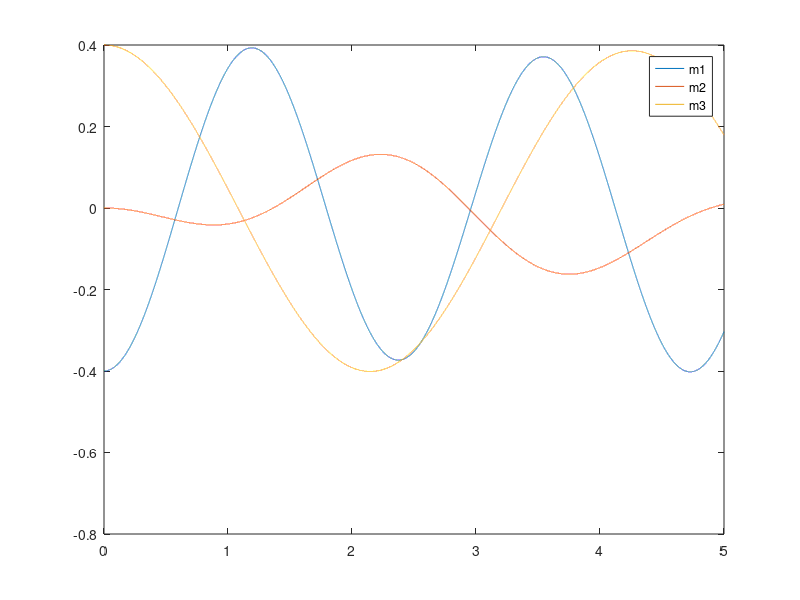
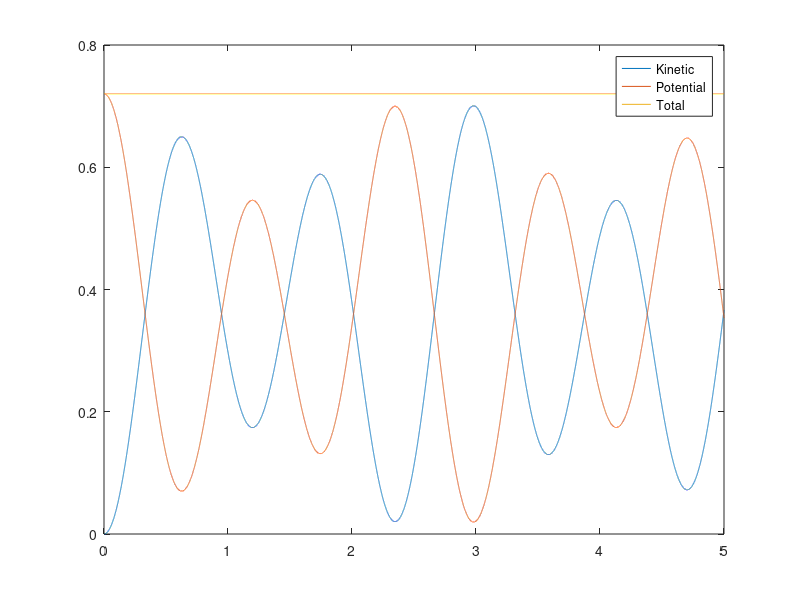
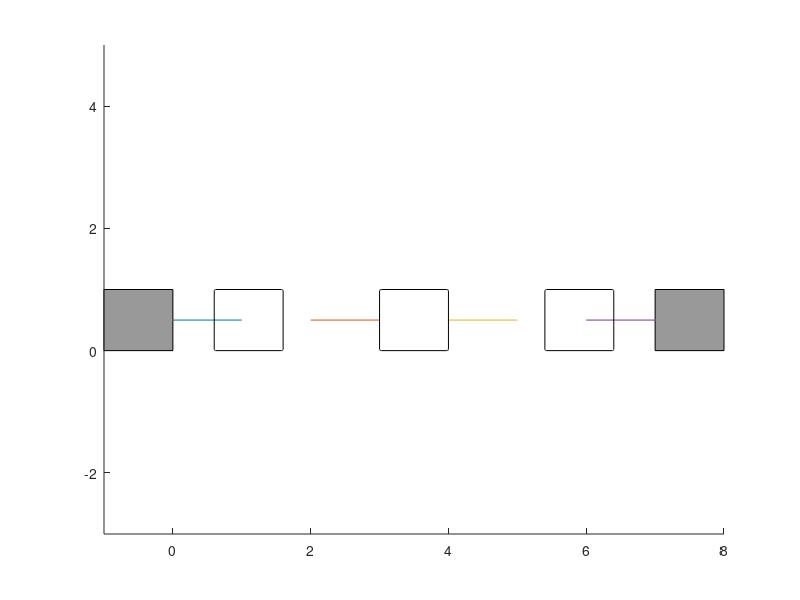

These charts were generated, in order, by the following MATLAB code: (Note: this script raises an error after producing the figures.)
% Project 2, Three Mass System
% Masroor Khonkhodzhaev
clear


% Spring constants
% k = [2, .1, .1, 2] * 3; % Loosely coupled
% k = [1, 1, 1, 1] * 3;
k = [2, 0.3, 0.1, 0.6] * 3; % Chaotic 

% Time stuff
dt = 0.0001;
T = 5;
t = 0:dt:T;

% Matrix for positions of all three masses
x = zeros([length(t), 3]);

% Interesting settings
x(1, :) = [-.4, 0, .4];
% x(1, :) = [.4, .4, .4];
% x(1, :) = [0, 0, .8];
% x(1, :) = [.4, -.1, .2];

% Matrix for velicities
v = zeros([length(t), 3]);
v(1, :) = [0, 0, 0];

for i = 1 : numel(t) - 1
    % Updating velocities
    v(i+1, 1) = v(i, 1) - ...
        ( k(1)*x(i,1)  +  k(2)*(x(i,1) - x(i,2)) )*dt;

    v(i+1, 2) = v(i, 2) - ...
        ( k(2)*(x(i,2) - x(i,1))  +  k(3)*(x(i,2) - x(i,3)) )*dt;

    v(i+1, 3) = v(i, 3) - ...
        ( k(3)*(x(i,3) - x(i,2))  +  k(4)*x(i,3) )*dt;

    % Updating positions
    x(i+1, 1) = x(i, 1) + v(i+1, 1)*dt;
    x(i+1, 2) = x(i, 2) + v(i+1, 2)*dt;
    x(i+1, 3) = x(i, 3) + v(i+1, 3)*dt;
end

close all;
f1 = figure("Name", "Positions of masses");
plot(t, x);
legend("m1", "m2", "m3");


KE = v.^2./2;
PE(:, 1) = k(1).*x(:, 1).^2./2;
PE(:, 2) = k(2).*(x(:,2) - x(:,1)).^2./2;
PE(:, 3) = k(3).*(x(:,3) - x(:,2)).^2./2;
PE(:, 4) = k(4).*x(:,3).^2./2;

E = sum(KE, 2) + sum(PE, 2);


f2 = figure("Name", "Energies");
plot(t, [sum(KE, 2), sum(PE, 2), E])
legend("Kinetic", "Potential", "Total");

testMotion1 = 1. + x(:, 1);
testMotion2 = 3. + x(:, 2);
testMotion3 = 5. + x(:, 3);

% testMotion1 = 1. + 0.3 * sin(t);
% testMotion2 = 3. + 0.3 * sin(t+10);
% testMotion3 = 6. - testMotion1;

f3 = figure("Name", "Simulation");
% Springs
hold on;
s1 = plot([0, 1], [0.5, 0.5]);
s2 = plot([2, 3], [0.5, 0.5]);
s3 = plot([4, 5], [0.5, 0.5]);
s4 = plot([6, 7], [0.5, 0.5]);
hold off;

% Unmovable sides
rectangle('Position',[-1, 0, 1, 1], 'FaceColor',[.6 .6 .6]);
rectangle('Position',[7, 0, 1, 1], 'FaceColor',[.6 .6 .6]);

% Moving Masses
r1 = rectangle('Position',[testMotion1(1), 0, 1, 1], 'Curvature',0.05);
r2 = rectangle('Position',[testMotion2(1), 0, 1, 1], 'Curvature',0.05);
r3 = rectangle('Position',[testMotion3(1), 0, 1, 1], 'Curvature',0.05);

xlim([-1, 8]);
ylim([-3, 5]);

sim_i = 1;
while sim_i < numel(t)
    % Change mass rectangle positions
    r1.Position = [testMotion1(sim_i), 0, 1, 1];
    r2.Position = [testMotion2(sim_i), 0, 1, 1];
    r3.Position = [testMotion3(sim_i), 0, 1, 1];
    % Change spring endpoints
    s1.XData = [0, r1.Position(1)];
    s2.XData = [r1.Position(1)+1, r2.Position(1)];
    s3.XData = [r2.Position(1)+1, r3.Position(1)];
    s4.XData = [r3.Position(1)+1, 7];
    
    % Simulation params
    pause(0.001);
    sim_i = sim_i + 50;
end

disp("Completed Successfully. Consider donating to our research fund.")